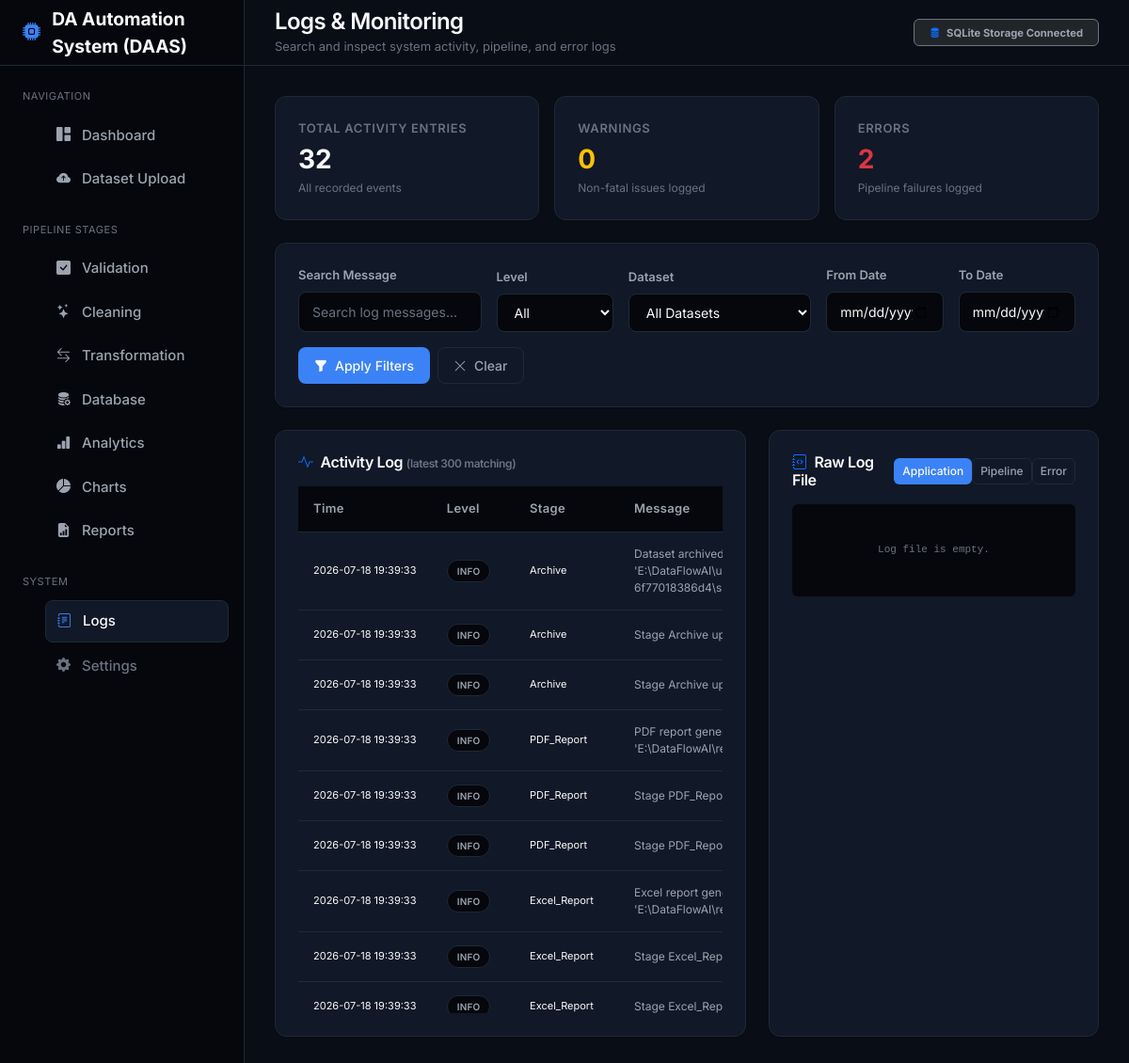
Page /logs on the committed database.
### src/services/db_service.py (models this page shows)
class ActivityLog(db.Model):
    __tablename__ = 'activity_logs'
    id = db.Column(db.Integer, primary_key=True, autoincrement=True)
    timestamp = db.Column(db.DateTime, default=datetime.utcnow)
    level = db.Column(db.String(10), default='INFO')  # 'INFO', 'WARNING', 'ERROR'
    message = db.Column(db.Text, nullable=False)
    dataset_id = db.Column(db.Integer, nullable=True)
    stage = db.Column(db.String(50), nullable=True)

### src/blueprints/logs.py (the view, shortened to what this page needs)
@logs_bp.route('/logs')
def index():
    search_query = request.args.get('q', '').strip()
    level_filter = request.args.get('level', '').strip()
    dataset_filter = request.args.get('dataset_id', '').strip()
    date_from = request.args.get('date_from', '').strip()
    date_to = request.args.get('date_to', '').strip()
    file_filter = request.args.get('file', 'application')
    query = ActivityLog.query
    if search_query:
        query = query.filter(ActivityLog.message.ilike(f"%{search_query}%"))
    if level_filter:
        query = query.filter(ActivityLog.level == level_filter)
    if dataset_filter:
        try:
            query = query.filter(ActivityLog.dataset_id == int(dataset_filter))
        except ValueError:
            pass
    if date_from:
        try:
            dt_from = datetime.strptime(date_from, '%Y-%m-%d')
            query = query.filter(ActivityLog.timestamp >= dt_from)
        except ValueError:
            pass
    activity_logs = query.order_by(ActivityLog.timestamp.desc()).limit(300).all()
    error_count = ActivityLog.query.filter_by(level='ERROR').count()
    total_count = ActivityLog.query.count()
    warning_count = ActivityLog.query.filter_by(level='WARNING').count()
    datasets = Dataset.query.order_by(Dataset.upload_time.desc()).all()
    if file_filter not in LOG_FILES:
        file_filter = 'application'
    log_file_path = os.path.join(current_app.config['LOGS_DIR'], LOG_FILES[file_filter])
    raw_lines = _tail_file(log_file_path, max_lines=200)
    raw_lines.reverse()  # newest first
    return render_template(
        'logs.html',
        activity_logs=activity_logs,
        datasets=datasets,
        error_count=error_count,
        warning_count=warning_count,
        total_count=total_count,
        filters={
            'q': search_query, 'level': level_filter, 'dataset_id': dataset_filter,
            'date_from': date_from, 'date_to': date_to, 'file': file_filter
        },
        raw_lines=raw_lines,
        log_files=LOG_FILES
    )

### templates/logs.html (shortened to what this page needs)
{% extends "base.html" %}
{% block header_title %}Logs & Monitoring{% endblock %}
{% block header_subtitle %}Search and inspect system activity, pipeline, and error logs{% endblock %}
{% block content %}
<div class="container-fluid p-0 fade-in">
    <div class="row g-3 mb-4">
        <div class="col-md-4">
            <div class="card-custom card-custom-hover">
                <div class="card-title-custom">Total Activity Entries</div>
                <div class="card-value-custom">{{ total_count }}</div>
                <div class="card-desc-custom">All recorded events</div>
            </div>
        </div>
        <div class="col-md-4">
            <div class="card-custom card-custom-hover">
                <div class="card-title-custom">Warnings</div>
                <div class="card-value-custom text-warning">{{ warning_count }}</div>
                <div class="card-desc-custom">Non-fatal issues logged</div>
            </div>
        </div>
        <div class="col-md-4">
            <div class="card-custom card-custom-hover">
                <div class="card-title-custom">Errors</div>
                <div class="card-value-custom text-danger">{{ error_count }}</div>
                <div class="card-desc-custom">Pipeline failures logged</div>
            </div>
        </div>
    </div>
    <div class="card-custom mb-4">
        <form method="get" action="{{ url_for('logs.index') }}" class="row g-3 align-items-end">
            <div class="col-md-3">
                <label class="form-label-custom">Search Message</label>
                <input type="text" name="q" value="{{ filters.q }}" placeholder="Search log messages..." class="form-control-custom">
            </div>
            <div class="col-md-2">
                <label class="form-label-custom">Level</label>
                <select name="level" class="form-control-custom">
                    <option value="" {% if not filters.level %}selected{% endif %}>All</option>
                </select>
            </div>
            <div class="col-md-3">
                <label class="form-label-custom">Dataset</label>
                <select name="dataset_id" class="form-control-custom">
                    <option value="" {% if not filters.dataset_id %}selected{% endif %}>All Datasets</option>
                </select>
            </div>
            <div class="col-md-2">
                <label class="form-label-custom">From Date</label>
                <input type="date" name="date_from" value="{{ filters.date_from }}" class="form-control-custom">
            </div>
            <div class="col-md-2">
                <label class="form-label-custom">To Date</label>
                <input type="date" name="date_to" value="{{ filters.date_to }}" class="form-control-custom">
            </div>
            <div class="col-12 d-flex gap-2">
                <button type="submit" class="btn-custom btn-custom-primary">
                    <i class="bi bi-funnel-fill"></i> Apply Filters
                </button>
                <a href="{{ url_for('logs.index') }}" class="btn-custom btn-custom-secondary">
                    <i class="bi bi-x-lg"></i> Clear
                </a>
            </div>
        </form>
    </div>
    <div class="row g-4">
        <div class="col-lg-7">
            <div class="card-custom h-100">
                <h6 class="mb-3"><i class="bi bi-activity text-primary me-2"></i>Activity Log <span class="text-muted-custom" style="font-size: 12px;">(latest 300 matching)</span></h6>
                {% if not activity_logs %}
                <div class="text-center py-5 text-muted-custom">
                    <i class="bi bi-inbox" style="font-size: 2rem;"></i>
                    <p class="mt-2">No log entries match the current filters.</p>
                </div>
                {% else %}
                <div class="table-responsive" style="max-height: 560px; overflow-y: auto;">
                    <table class="table-custom">
                        <thead>
                            <tr>
                                <th>Time</th>
                                <th>Level</th>
                                <th>Stage</th>
                                <th>Message</th>
                            </tr>
                        </thead>
                        <tbody>
                            {% for log in activity_logs %}
                            <tr>
                                <td style="font-size: 11px; white-space: nowrap;">{{ log.timestamp.strftime('%Y-%m-%d %H:%M:%S') }}</td>
                                <td>
                                    <span class="badge-custom {% if log.level == 'ERROR' %}badge-custom-danger{% elif log.level == 'WARNING' %}badge-custom-warning{% else %}badge-custom-neutral{% endif %}" style="font-size: 10px;">
                                        {{ log.level }}
                                    </span>
                                </td>
                                <td style="font-size: 11px;">{{ log.stage or 'System' }}</td>
                                <td style="font-size: 12px;" class="text-secondary-custom">{{ log.message }}</td>
                            </tr>
                            {% endfor %}
                        </tbody>
                    </table>
                </div>
                {% endif %}
            </div>
        </div>
        <div class="col-lg-5">
            <div class="card-custom h-100">
                <div class="d-flex justify-content-between align-items-center mb-3">
                    <h6 class="m-0"><i class="bi bi-journal-code text-primary me-2"></i>Raw Log File</h6>
                    <div class="btn-group btn-group-sm">
                        {% for key, fname in log_files.items() %}
                        <a href="{{ url_for('logs.index', q=filters.q, level=filters.level, dataset_id=filters.dataset_id, date_from=filters.date_from, date_to=filters.date_to, file=key) }}"
                           class="btn-custom btn-custom-sm {% if filters.file == key %}btn-custom-primary{% else %}btn-custom-secondary{% endif %}">
                            {{ key.title() }}
                        </a>
                        {% endfor %}
                    </div>
                </div>
                <div class="p-3 rounded" style="background-color: var(--bg-secondary); max-height: 500px; overflow-y: auto; font-family: 'SF Mono', Consolas, monospace; font-size: 11px; line-height: 1.6;">
                    {% if not raw_lines %}
                    <div class="text-muted-custom text-center py-4">Log file is empty.</div>
                    {% endif %}
                </div>
            </div>
        </div>
    </div>
</div>
{% endblock %}

### rows in the picture
ActivityLog: timestamp "2026-07-18 19:39:33", level "INFO", stage "Archive", message "Dataset…"
ActivityLog: timestamp "2026-07-18 19:39:33", level "INFO", stage "Archive", message "Stage Archive…"
ActivityLog: timestamp "2026-07-18 19:39:33", level "INFO", stage "Archive", message "Stage Archive…"
ActivityLog: timestamp "2026-07-18 19:39:33", level "INFO", stage "PDF_Report", message "PDF report…"
ActivityLog: timestamp "2026-07-18 19:39:33", level "INFO", stage "PDF_Report", message "Stage…"
ActivityLog: timestamp "2026-07-18 19:39:33", level "INFO", stage "PDF_Report", message "Stage…"
ActivityLog: timestamp "2026-07-18 19:39:33", level "INFO", stage "Excel_Report", message "Excel report…"
ActivityLog: timestamp "2026-07-18 19:39:33", level "INFO", stage "Excel_Report", message "Stage…"
ActivityLog: timestamp "2026-07-18 19:39:33", level "INFO", stage "Excel_Report", message "Stage…"

### other values in the picture
{{ total_count }} "32"
{{ warning_count }} "0"
{{ error_count }} "2"
{{ key.title() }} "Application" "Pipeline" "Error"
